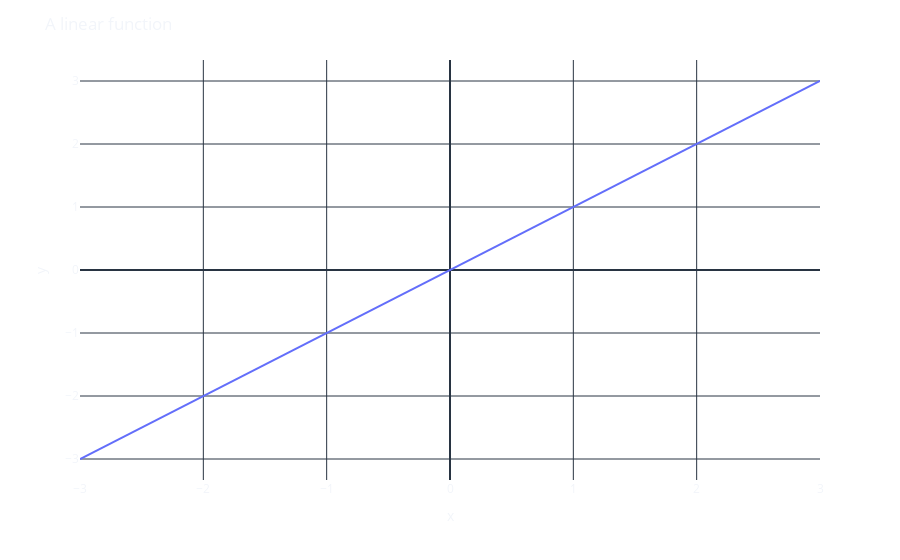
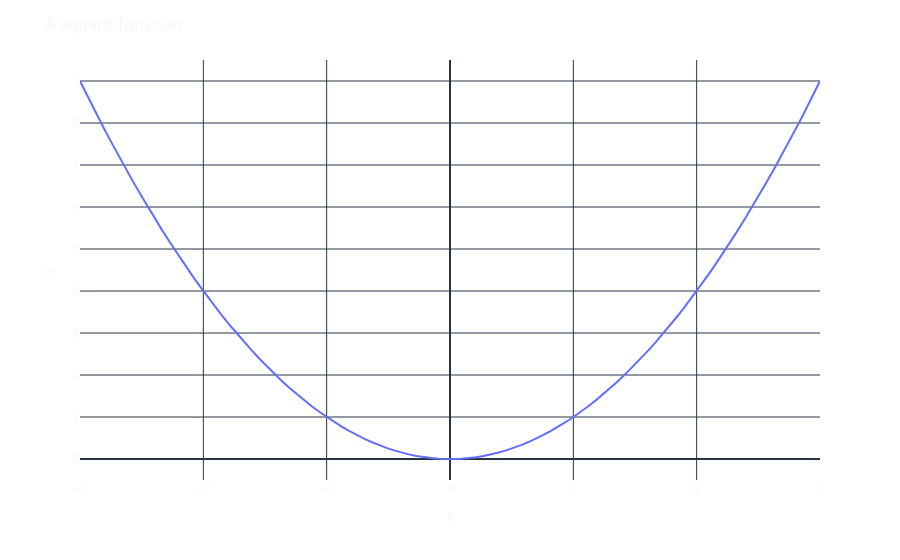
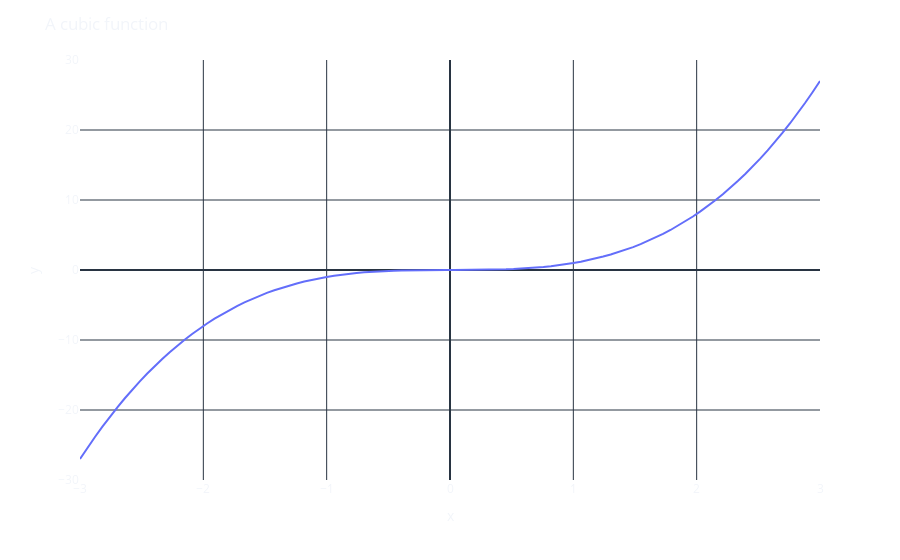

The cell these charts' notebook holds for them, in order:
### Markdown cell above
For last, let us learn how to build a line. `np. linspace()` creates an array of evenly spaced samples, calculated over the interval `[start, stop]`. We can use this to create functions we can graph using `plotly`!

### Code cell
x = np.linspace(-3, 3, num=100) # num = how_many_points_do_you_want

fig = px.line(x=x, y=x)
fig.update_layout(template='plotly_dark',
                  title='A linear function',
                  paper_bgcolor='rgba(0, 0, 0, 0)',
                  plot_bgcolor='rgba(0, 0, 0, 0)')
fig.show()

fig = px.line(x=x, y=x**2)
fig.update_layout(template='plotly_dark',
                  title='A square function',
                  paper_bgcolor='rgba(0, 0, 0, 0)',
                  plot_bgcolor='rgba(0, 0, 0, 0)')
fig.show()

fig = px.line(x=x, y=x**3)
fig.update_layout(template='plotly_dark',
                  title='A cubic function',
                  paper_bgcolor='rgba(0, 0, 0, 0)',
                  plot_bgcolor='rgba(0, 0, 0, 0)')
fig.show()
